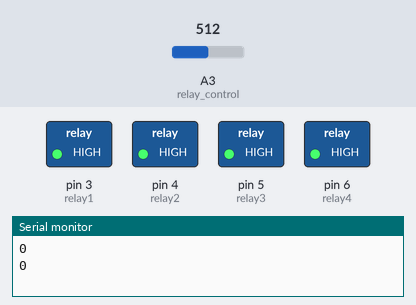
A sketch run on a simulated Arduino Nano, built with avr-gcc and run on an emulated ATmega328P. On the bench: switched loads named in the sketch (green lamp = pin HIGH), the last lines printed to the serial monitor. The test bench sets the inputs (shaded band); at power-on: A3 (relay_control) = 512.

Above: at 1.2 s.
1.3 s: A3 (relay_control) set to 584
3.2 s: A3 (relay_control) set to 610
At 5.3 s:
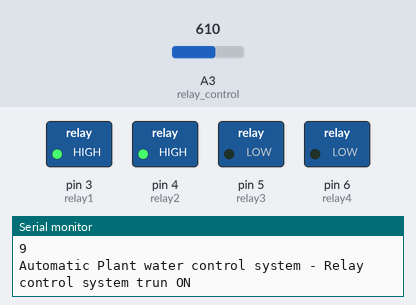
6.2 s: A3 (relay_control) set to 511
At 7.5 s:
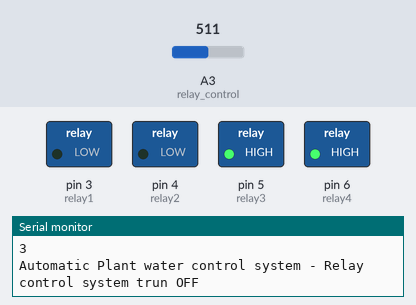
9.2 s: A3 (relay_control) set to 716
At 10.6 s:
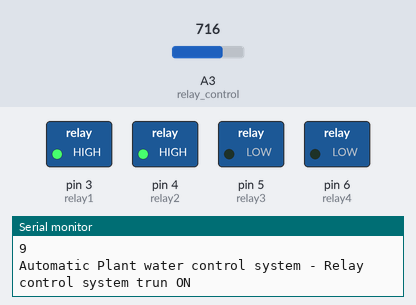
12.2 s: A3 (relay_control) set to 306
At 12.9 s:
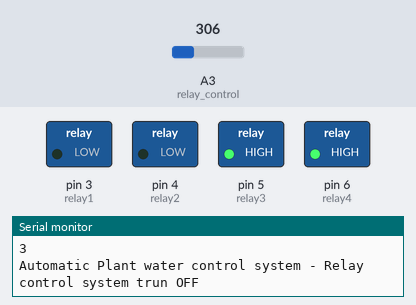
Timing chart, 0 to 16.0 s (numbered marks = the images above; inputs shaded):
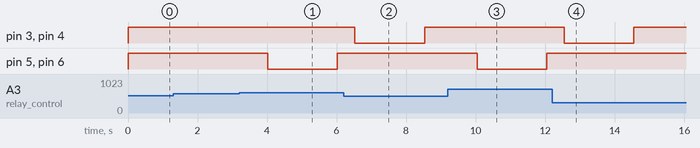

Measured:
- the behaviour switches between 599 and 600 on A3 (relay_control) (found by bisection; images 0 and 1)
- after the input at 3.2 s, pin 5 (relay3), pin 6 (relay4): HIGH → LOW after 0.82 s, → HIGH 2.0 s later
- after the input at 6.2 s, pin 3 (relay1), pin 4 (relay2): HIGH → LOW after 0.33 s, → HIGH 2.0 s later
- after the input at 9.2 s, pin 5 (relay3), pin 6 (relay4): HIGH → LOW after 0.84 s, → HIGH 2.0 s later
- after the input at 12.2 s, pin 3 (relay1), pin 4 (relay2): HIGH → LOW after 0.35 s, → HIGH 2.0 s later

The sketch:

main.ino
```cpp
#include "config.h"

int relay_control_signal = false;
int relay_control_state = RELAY_CONTROL_SYSTEM_IDLE;
bool isRelayControlSystemOn = false;
int relay_control = RELAY_CONTROL;
int relay_ctrl_sys_val[10] = {0};

void setup() {
  Serial.begin(9600);
  while (!Serial) ; // wait for serial
  Serial.println("Automatic Plant water control system - Relay control system");
  relayInit();
}

bool relaySysCtrlStatus()
{
  int count = 0;
  relay_control_signal = 0;

  for(count = 0; count < 10; count++) {
    relay_ctrl_sys_val[count] = analogRead(relay_control)/100;   // read the input pin
    delay(50);
  }

  for(count = 0; count < 9; count++) {
    if(relay_ctrl_sys_val[count] > 5) {
      if(relay_ctrl_sys_val[count] == relay_ctrl_sys_val[count+1]) {
        relay_control_signal++;
      }
    }
  }

  Serial.println(relay_control_signal);

  if(relay_control_signal > RELAY_ANALOG_VOLT) {
    return true;
  } else {
    return false;
  }
}

void loop() {
  switch(relay_control_state) {
    case RELAY_CONTROL_SYSTEM_IDLE:
      if(relaySysCtrlStatus() == true) {
        if(isRelayControlSystemOn == false) {
          relay_control_state = RELAY_CONTROL_SYSTEM_ON;
        } else {
          relay_control_system_default_state();
        }
      } else {
        if(isRelayControlSystemOn == true) {
          relay_control_state = RELAY_CONTROL_SYSTEM_OFF;
        } else {
          relay_control_system_default_state();
        }
      }
      break;

    case RELAY_CONTROL_SYSTEM_ON:
      Serial.println("Automatic Plant water control system - Relay control system trun ON");
      realy_control_system_on();
      delay(2000);
      relay_control_system_default_state();
      relay_control_state = RELAY_CONTROL_SYSTEM_IDLE;
      isRelayControlSystemOn = true;
      break;

    case RELAY_CONTROL_SYSTEM_OFF:
      Serial.println("Automatic Plant water control system - Relay control system trun OFF");
      realy_control_system_off();
      delay(2000);
      relay_control_system_default_state();
      relay_control_state = RELAY_CONTROL_SYSTEM_IDLE;
      isRelayControlSystemOn = false;
      break;
  }
}
```

relay.ino
```cpp
int relay1 = RELAY_1;
int relay2 = RELAY_2;
int relay3 = RELAY_3;
int relay4 = RELAY_4;

void relayInit()
{
  pinMode(relay1, OUTPUT);
  pinMode(relay2, OUTPUT);
  pinMode(relay3, OUTPUT);
  pinMode(relay4, OUTPUT);
  pinMode(relay_control, INPUT);

  digitalWrite(relay1, LOW);
  digitalWrite(relay2, LOW);
  digitalWrite(relay3, LOW);
  digitalWrite(relay4, LOW);

  realy_control_system_off();
  relay_control_system_default_state();
}

void relay_control_system_default_state()
{
  digitalWrite(relay1, HIGH);
  digitalWrite(relay2, HIGH);
  digitalWrite(relay3, HIGH);
  digitalWrite(relay4, HIGH);
}

void realy_control_system_on()
{
  digitalWrite(relay1, HIGH);
  digitalWrite(relay2, HIGH);
  digitalWrite(relay3, LOW);
  digitalWrite(relay4, LOW);
}

void realy_control_system_off()
{
  digitalWrite(relay1, LOW);
  digitalWrite(relay2, LOW);
  digitalWrite(relay3, HIGH);
  digitalWrite(relay4, HIGH);
}
```

config.h
```cpp
typedef enum {
  RELAY_CONTROL_SYSTEM_IDLE,
  RELAY_CONTROL_SYSTEM_ON,
  RELAY_CONTROL_SYSTEM_OFF
} RELAY_CONTROL_STATE;

#define RELAY_1 3
#define RELAY_2 4
#define RELAY_3 5
#define RELAY_4 6
#define RELAY_CONTROL A3
#define RELAY_ANALOG_VOLT 6
```
